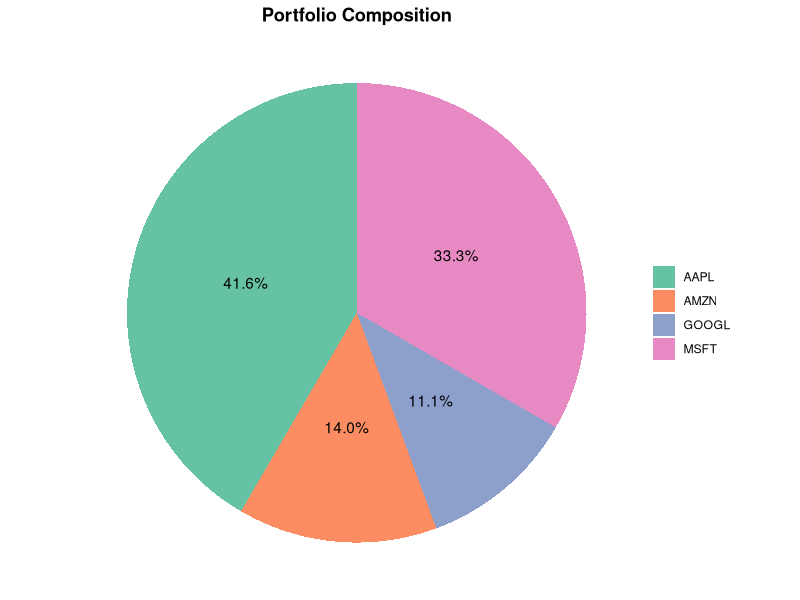
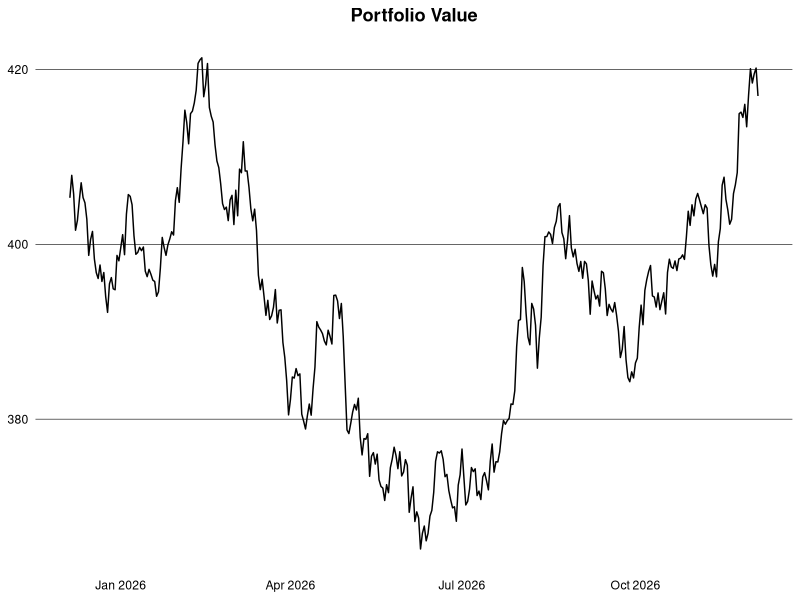
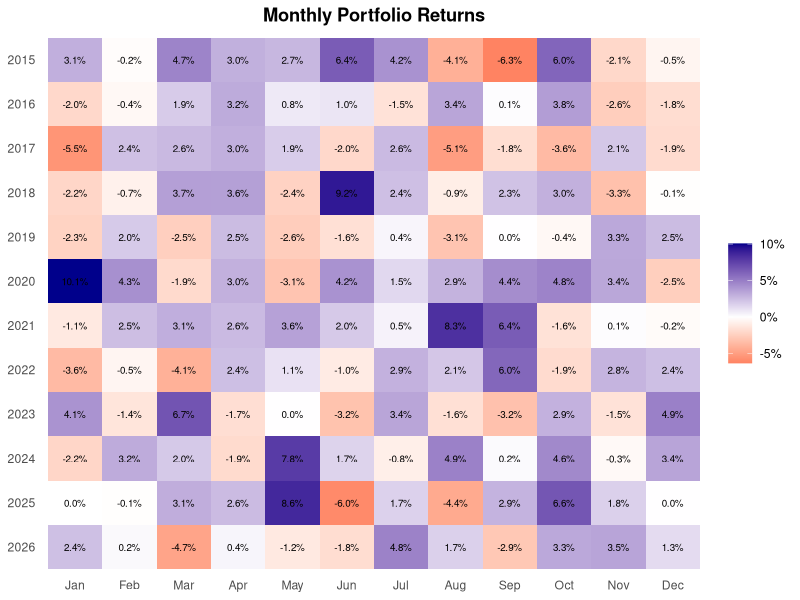
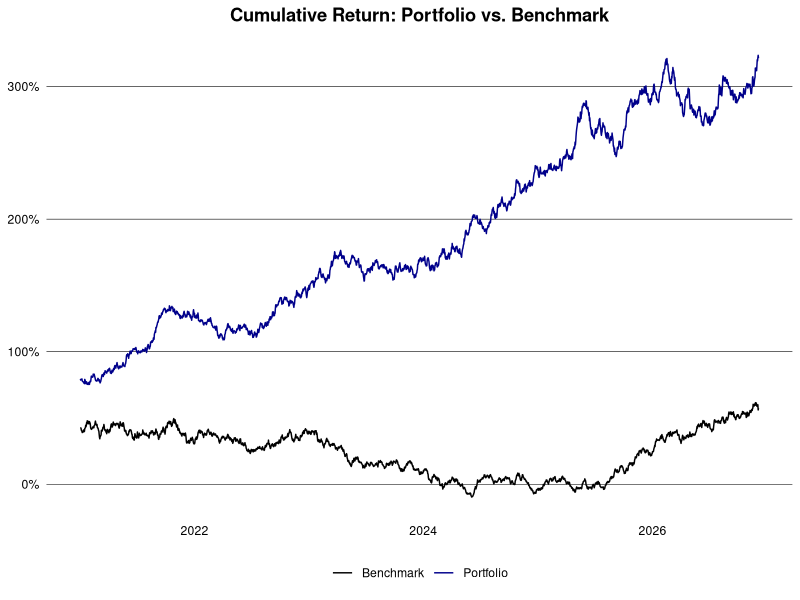
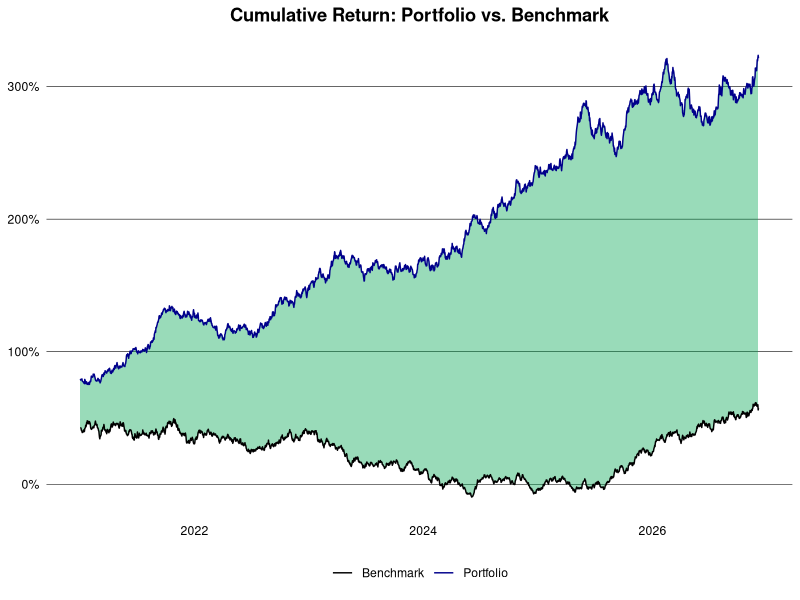
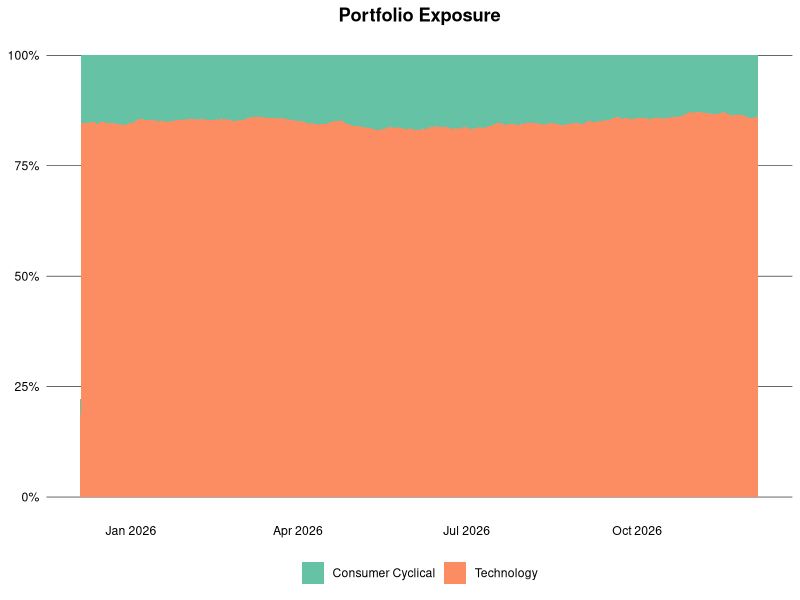

Recreate these plots in R, in order. (Note: this script raises an error after producing the figures.)
## ---- chunk 1
library(clock)
library(data.table)
library(ggplot2)
options(datatable.week = "sequential")
## ---- chunk 2
set.seed(1994)

generate_prices = function(ticker, start_date, end_date) {
  dates = seq(as.Date(start_date), as.Date(end_date), by = "1 day")
  n = length(dates)
  prices = cumprod(1 + rnorm(n, mean = 0.0005, sd = 0.01)) * 100
  data.table(
    ticker = ticker,
    date = dates,
    price = prices
  )
}

generate_benchmark = function(start_date, end_date) {
  dates = seq(as.Date(start_date), as.Date(end_date), by = "1 day")
  n = length(dates)
  prices = cumprod(1 + rnorm(n, mean = 0.0003, sd = 0.008)) * 3000
  data.table(
    ticker = "SP500",
    date = dates,
    price = prices
  )
}

ticker = c("AAPL", "GOOGL", "MSFT", "AMZN")
start_date = "2015-01-01"
end_date = Sys.Date()

dt = rbindlist(lapply(ticker, generate_prices, start_date, end_date))
alloc = data.table(
  ticker = ticker,
  weight = c(0.4, 0.3, 0.2, 0.1),
  sector = c("Technology", "Technology", "Technology", "Consumer Cyclical"),
  country = c("USA", "USA", "USA", "USA")
)
dt = dt[alloc, on = "ticker"]
head(dt)
## ---- chunk 3
holdings = dt |>
  _[,
    .(start_price = first(price), current_price = last(price), weight = first(weight)),
    by = ticker
  ] |>
  _[, let(
    value = current_price * weight,
    abs_change = current_price - start_price,
    rel_change = current_price / start_price - 1
  )] |>
  _[, rel_weight := value / sum(value)]
holdings
## ---- chunk 4
#| dpi = 300
ggplot(holdings, aes(x = "", y = rel_weight, fill = ticker)) +
  geom_col(width = 1) +
  coord_polar(theta = "y") +
  geom_text(
    aes(label = scales::percent(rel_weight, accuracy = 0.1)),
    position = position_stack(vjust = 0.5)
  ) +
  scale_fill_brewer(palette = "Set2") +
  labs(title = "Portfolio Composition") +
  theme_void() +
  theme(
    plot.title = element_text(face = "bold", hjust = 0.5),
    legend.title = element_blank()
  )
## ---- chunk 5
logret = function(x) {
  x = log(x)
  x - shift(x)
}

dt = dt |>
  setorder(ticker, date) |>
  _[, let(ret = price / shift(price) - 1, log_ret = logret(price)), by = ticker] |>
  na.omit("ret") |>
  _[, let(wret = ret * weight, value = price * weight)]
head(dt)
## ---- chunk 6
#| dpi = 300
dt |>
  _[date >= add_months(end_date, -12L), .(value = sum(value)), by = date] |>
  ggplot(aes(x = date, y = value)) +
  geom_line() +
  theme_minimal() +
  theme(
    plot.title = element_text(face = "bold", hjust = 0.5),
    panel.grid.major.y = element_line(color = "black", linewidth = 0.2),
    panel.grid.major.x = element_blank(),
    panel.grid.minor = element_blank(),
    axis.text = element_text(color = "black"),
    axis.title = element_blank()
  ) +
  labs(title = "Portfolio Value")
## ---- chunk 7
ret_week = dt[, .(ret = prod(1 + ret) - 1), by = .(ticker, year(date), week(date))]
ret_month = dt[, .(ret = prod(1 + ret) - 1), by = .(ticker, yearmon(date))]
ret_year = dt[, .(ret = prod(1 + ret) - 1), by = .(ticker, year(date))]
head(ret_year)
## ---- chunk 8
port_ret_week = dt[, .(ret = prod(1 + wret) - 1), by = .(year(date), week(date))]
port_ret_month = dt[, .(ret = prod(1 + wret) - 1), by = .(yearmon(date))]
port_ret_year = dt[, .(ret = prod(1 + wret) - 1), by = year(date)]
head(port_ret_year)
## ---- chunk 9
#| dpi = 300
port_ret_month_dt = dt[,
  .(ret = prod(1 + wret) - 1),
  by = .(year = year(date), month = month(date))
]

ggplot(
  port_ret_month_dt,
  aes(x = factor(month), y = factor(year, levels = rev(unique(year))), fill = ret)
) +
  geom_tile() +
  geom_text(aes(label = scales::percent(ret, accuracy = 0.1)), size = 2.5) +
  scale_fill_gradient2(
    low = "#FF0000",
    mid = "white",
    high = "darkblue",
    midpoint = 0,
    labels = scales::label_percent()
  ) +
  scale_x_discrete(labels = month.abb) +
  labs(title = "Monthly Portfolio Returns") +
  theme_minimal() +
  theme(
    plot.title = element_text(face = "bold", hjust = 0.5),
    axis.title = element_blank(),
    panel.grid = element_blank(),
    legend.title = element_blank()
  )
## ---- chunk 10
bmr = generate_benchmark(start_date, end_date) |>
  setorder(date) |>
  _[, ret := price / shift(price) - 1] |>
  na.omit("ret")

port = dt |>
  _[, .(ret = prod(1 + wret) - 1, ticker = "Portfolio"), by = date] |>
  rbind(bmr[, .(ticker, date, ret)]) |>
  setorder(ticker, date) |>
  _[, cum_ret := cumprod(1 + ret) - 1, by = ticker] |>
  _[, ticker := replace(ticker, ticker != "Portfolio", "Benchmark")]
## ---- chunk 11
#| dpi = 300
port |>
  _[date > "2021-01-01"] |>
  ggplot(aes(x = date, y = cum_ret, color = ticker)) +
  geom_line() +
  theme_minimal() +
  theme(
    plot.title = element_text(face = "bold", hjust = 0.5),
    panel.grid.major.y = element_line(color = "black", linewidth = 0.2),
    panel.grid.major.x = element_blank(),
    panel.grid.minor = element_blank(),
    axis.text = element_text(color = "black"),
    axis.title = element_blank(),
    legend.title = element_blank(),
    legend.position = "bottom"
  ) +
  scale_color_manual(values = c("Portfolio" = "darkblue", "Benchmark" = "black")) +
  scale_y_continuous(labels = scales::label_percent(accuracy = 2)) +
  labs(title = "Cumulative Return: Portfolio vs. Benchmark")
## ---- chunk 12
#| dpi = 300
perf = port |>
  dcast(date ~ ticker, value.var = "cum_ret") |>
  setnames(tolower) |>
  _[, diff := portfolio - benchmark]

perf |>
  _[date > "2021-01-01"] |>
  ggplot(aes(x = date)) +
  geom_ribbon(
    aes(
      ymin = pmin(portfolio, benchmark),
      ymax = pmax(portfolio, benchmark),
      fill = diff > 0
    ),
    alpha = 0.4,
    show.legend = FALSE
  ) +
  geom_line(aes(y = portfolio, color = "Portfolio")) +
  geom_line(aes(y = benchmark, color = "Benchmark")) +
  scale_color_manual(values = c("Portfolio" = "darkblue", "Benchmark" = "black")) +
  scale_fill_manual(values = c("TRUE" = "#00A651", "FALSE" = "#FF0000")) +
  scale_y_continuous(labels = scales::label_percent(accuracy = 2L)) +
  labs(title = "Cumulative Return: Portfolio vs. Benchmark") +
  theme_minimal() +
  theme(
    plot.title = element_text(face = "bold", hjust = 0.5),
    panel.grid.major.y = element_line(color = "black", linewidth = 0.2),
    panel.grid.major.x = element_blank(),
    panel.grid.minor = element_blank(),
    axis.text = element_text(color = "black"),
    axis.title = element_blank(),
    legend.title = element_blank(),
    legend.position = "bottom"
  )
## ---- chunk 13
exposure = dt |>
  _[, .(value = sum(value)), by = .(date, sector)] |>
  _[, weight := value / sum(value), by = date]
head(exposure)
## ---- chunk 14
#| dpi = 300
exposure |>
  _[date >= add_months(end_date, -12L)] |>
  ggplot(aes(x = date, y = weight, fill = sector)) +
  geom_area() +
  scale_y_continuous(labels = scales::label_percent()) +
  scale_fill_brewer(palette = "Set2") +
  labs(title = "Portfolio Exposure") +
  theme_minimal() +
  theme(
    plot.title = element_text(face = "bold", hjust = 0.5),
    panel.grid.major.y = element_line(color = "black", linewidth = 0.2),
    panel.grid.major.x = element_blank(),
    panel.grid.minor = element_blank(),
    axis.text = element_text(color = "black"),
    axis.title = element_blank(),
    legend.title = element_blank(),
    legend.position = "bottom"
  )
## ---- chunk 15
vola = dt |>
  _[, .(daily_vola = sd(log_ret)), by = .(ticker, year(date))] |>
  _[, let(
    weekly_vola = daily_vola * sqrt(5),
    monthly_vola = daily_vola * sqrt(21),
    yearly_vola = daily_vola * sqrt(252)
  )]
head(vola)
## ---- chunk 16
#| dpi = 300
window = 63L # ~3 months
port_daily = dt[, .(ret = sum(wret)), by = date]
port_daily[, roll_vola := frollsd(ret, window) * sqrt(252)]

port_daily |>
  na.omit("roll_vola") |>
  ggplot(aes(x = date, y = roll_vola)) +
  geom_line() +
  scale_y_continuous(labels = scales::label_percent()) +
  labs(title = "Rolling Annualized Volatility (63-day)") +
  theme_minimal() +
  theme(
    plot.title = element_text(face = "bold", hjust = 0.5),
    panel.grid.major.y = element_line(color = "black", linewidth = 0.2),
    panel.grid.major.x = element_blank(),
    panel.grid.minor = element_blank(),
    axis.text = element_text(color = "black"),
    axis.title = element_blank()
  )
## ---- chunk 17
rf = 0.04 / 252 # daily risk-free rate (assuming 4% annual)
port_daily = dt[, .(ret = sum(wret)), by = date]
sharpe = port_daily[, (mean(ret) - rf) / sd(ret) * sqrt(252)]
sharpe
## ---- chunk 18
sortino = port_daily[, (mean(ret) - rf) / sd(pmin(ret - rf, 0)) * sqrt(252)]
sortino
## ---- chunk 19
#| dpi = 300
port_daily[, roll_sharpe := (frollmean(ret, window) - rf) / frollsd(ret, window) * sqrt(252)]

port_daily |>
  na.omit("roll_sharpe") |>
  ggplot(aes(x = date, y = roll_sharpe)) +
  geom_line() +
  geom_hline(yintercept = 0, linewidth = 0.3) +
  labs(title = "Rolling Sharpe Ratio (63-day)") +
  theme_minimal() +
  theme(
    plot.title = element_text(face = "bold", hjust = 0.5),
    panel.grid.major.y = element_line(color = "black", linewidth = 0.2),
    panel.grid.major.x = element_blank(),
    panel.grid.minor = element_blank(),
    axis.text = element_text(color = "black"),
    axis.title = element_blank()
  )
## ---- chunk 20
port_daily[, .(VaR_95 = quantile(ret, 0.05), VaR_99 = quantile(ret, 0.01))]
## ---- chunk 21
port_daily[, .(
  CVaR_95 = mean(ret[ret <= quantile(ret, 0.05)]),
  CVaR_99 = mean(ret[ret <= quantile(ret, 0.01)])
)]
## ---- chunk 22
wgt = alloc$weight
cov_mat = dt |>
  dcast(date ~ ticker, value.var = "log_ret") |>
  _[, date := NULL] |>
  cov(use = "pairwise.complete.obs")
port_risk = as.numeric(sqrt(t(wgt) %*% cov_mat %*% wgt))
port_risk
## ---- chunk 23
drawdown = copy(dt) |>
  _[, cum_ret := cumprod(1 + ret) - 1, by = ticker] |>
  _[, drawdown := (cum_ret - cummax(cum_ret)), by = ticker]
head(drawdown)
## ---- chunk 24
drawdown = dt |>
  _[, .(wret = sum(wret)), by = date] |>
  _[, cum_ret := cumprod(1 + wret) - 1] |>
  _[, drawdown := (cum_ret - cummax(cum_ret))]
head(drawdown)
## ---- chunk 25
drawdown[drawdown < 0, .(min_drawdown = min(drawdown), avg_drawdown = mean(drawdown))]
## ---- chunk 26
calmar = port_daily[, (mean(ret) * 252) / abs(drawdown[, min(drawdown)])]
calmar
## ---- chunk 27
te = dt |>
  _[, .(port_ret = sum(wret)), by = date] |>
  _[bmr[, .(date, bmr_ret = ret)], on = "date", nomatch = NULL] |>
  _[, diff := port_ret - bmr_ret]

te[, .(
  daily_te = sd(diff),
  annual_te = sd(diff) * sqrt(252)
)]
## ---- chunk 28
te[, mean(diff) / sd(diff) * sqrt(252)]
## ---- chunk 29
fit = te[, lm(port_ret ~ bmr_ret)]
coefs = coef(fit)
data.table(alpha = coefs[1L] * 252, beta = coefs[2L])
## ---- chunk 30
cor_mat = dt |>
  dcast(date ~ ticker, value.var = "log_ret") |>
  _[, date := NULL] |>
  cor(use = "pairwise.complete.obs")
round(cor_mat, 3)
## ---- chunk 31
#| dpi = 300
cor_dt = as.data.table(cor_mat, keep.rownames = "ticker1") |>
  melt(id.vars = "ticker1", variable.name = "ticker2", value.name = "cor")

ggplot(cor_dt, aes(x = ticker1, y = ticker2, fill = cor)) +
  geom_tile() +
  geom_text(aes(label = round(cor, 2)), size = 3) +
  scale_fill_gradient2(low = "#FF0000", mid = "white", high = "darkblue", midpoint = 0) +
  labs(title = "Correlation Matrix") +
  theme_minimal() +
  theme(
    plot.title = element_text(face = "bold", hjust = 0.5),
    axis.title = element_blank(),
    panel.grid = element_blank()
  )
